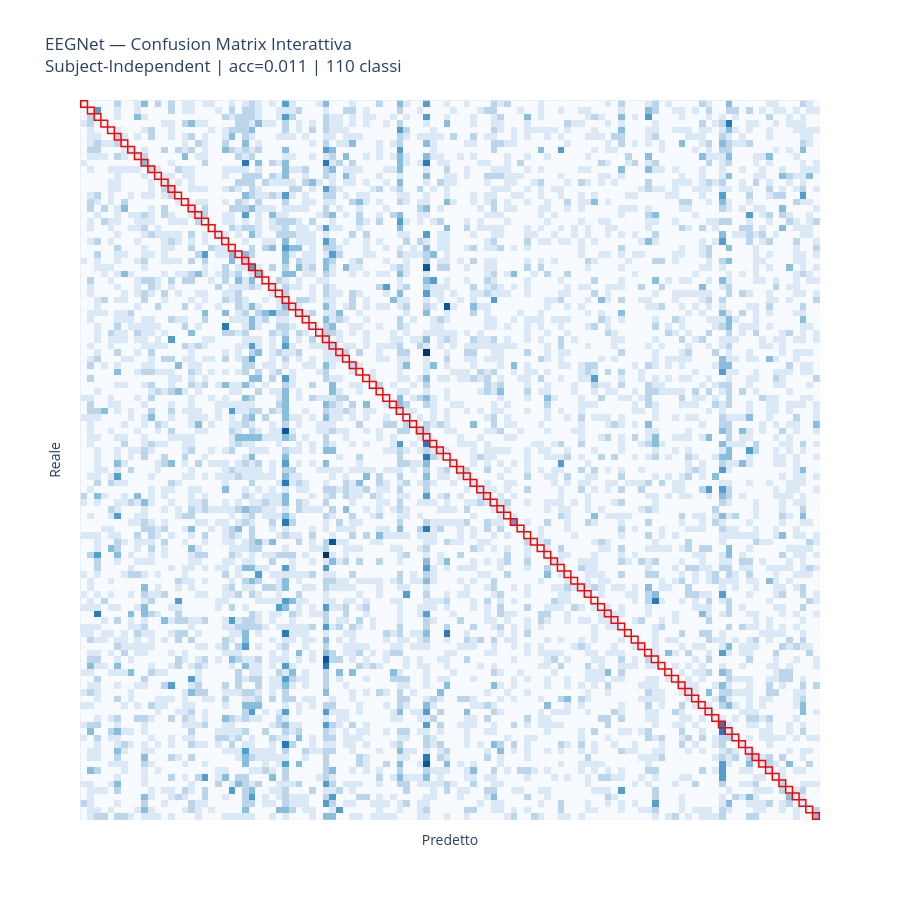

Notebook code for this chart:
### Code cell
# Confusion matrix del modello migliore
best_name = df_si.sort_values("test_acc", ascending=False).iloc[0]["model"]
m_best = build_model(best_name, N_CLASSES)

# Carica i pesi del modello già addestrato usando il checkpoint salvato
m_best.load_state_dict(torch.load(trained_models[best_name]))

res = evaluate(m_best, ds_te)

# Caricamento dizionario parole per mapping inverso
cnames = []
if _scheme == "raw110":
    # Su raw110, carichiamo le etichette dal file idx2label.json
    with open(project_root / "data" / "interim" / "idx2label.json", "r") as f:
         idx2label = json.load(f)
    cnames = [idx2label.get(str(i), str(i)) for i in range(N_CLASSES)]
else:
    cnames = [cluster_names[i] for i in range(N_CLASSES)]

# Forniamo esplicitamente le label possibili (0...N_CLASSES-1) a confusion_matrix
cm = confusion_matrix(res["y_true"], res["y_pred"], labels=list(range(N_CLASSES)))
cm_n = np.zeros_like(cm, dtype=float)
# Evitiamo divisioni per zero
row_sums = cm.sum(axis=1, keepdims=True)
mask = row_sums.squeeze() > 0
cm_n[mask] = cm[mask] / row_sums[mask]

if N_CLASSES > 20:
    import plotly.graph_objects as go
    
    # Crea una custom text matrix per l'hover testuale
    hover_text = []
    for i in range(N_CLASSES):
        hover_text.append([f"Reale: {cnames[i]}<br>Predetto: {cnames[j]}<br>Valore: {cm_n[i][j]:.3f} ({cm[i][j]} campioni)" for j in range(N_CLASSES)])

    fig = go.Figure(data=go.Heatmap(
        z=cm_n,
        x=cnames,
        y=cnames,
        hoverinfo="text",
        text=hover_text,
        colorscale='Blues',
        showscale=False
    ))

    # Aggiungi quadratini rossi sulla diagonale
    for i in range(N_CLASSES):
        fig.add_shape(
            type="rect",
            x0=i - 0.5, y0=i - 0.5,
            x1=i + 0.5, y1=i + 0.5,
            line=dict(color="red", width=1.5),
            fillcolor="rgba(0,0,0,0)"
        )

    fig.update_layout(
        title=f"{best_name} — Confusion Matrix Interattiva<br>Subject-Independent | acc={res['acc']:.3f} | {N_CLASSES} classi",
        xaxis_title="Predetto",
        yaxis_title="Reale",
        width=900, height=900,
        xaxis=dict(showticklabels=False), # Nascondi label testuali assi per pulizia
        yaxis=dict(showticklabels=False, autorange="reversed") # Inverti Y per farla matchare plt
    )
    fig.show()
    
    # Salva comunque una versione statica ad alta risoluzione passata ai file
    fig_static, ax = plt.subplots(figsize=(16, 14))
    sns.heatmap(cm_n, annot=False, cmap="Blues", xticklabels=False, yticklabels=False, ax=ax, cbar=False)
    import matplotlib.patches as patches
    for i in range(N_CLASSES):
        rect = patches.Rectangle((i, i), 1, 1, fill=False, edgecolor='red', lw=1.5, alpha=0.5)
        ax.add_patch(rect)
    ax.set_title(f"{best_name} — Confusion Matrix (Statica)\nSubject-Independent | acc={res['acc']:.3f} | {N_CLASSES} classi")
    plt.tight_layout()
    plt.savefig(project_root / "figures" / f"braindecode_{best_name}_cm_si.png", dpi=150)
    plt.close()
    print(f"Salvato frame statico in figures/braindecode_{best_name}_cm_si.png")

else:
    fig, ax = plt.subplots(figsize=(5, 4))
    sns.heatmap(cm_n, annot=True, fmt=".2f", cmap="Blues",
                xticklabels=cnames, yticklabels=cnames, ax=ax)
    ax.set_title(f"{best_name} — Confusion Matrix\nSubject-Independent | acc={res['acc']:.3f}")
    ax.set_xlabel("Predetto"); ax.set_ylabel("Reale")
    plt.tight_layout()
    plt.savefig(project_root / "figures" / f"braindecode_{best_name}_cm_si.png", dpi=150)
    plt.show()

### Figure 1 — Plotly figure (JSON) as saved in the notebook; plotly's stock layout.template omitted (floating-point values rounded to 4 significant figures; data arrays with more than 128 entries replaced by an {"elided": "..."} marker saying what was removed)
{"data": [{"colorscale": [[0, "rgb(247,251,255)"], [0.125, "rgb(222,235,247)"], [0.25, "rgb(198,219,239)"], [0.375, "rgb(158,202,225)"], [0.5, "rgb(107,174,214)"], [0.625, "rgb(66,146,198)"], [0.75, "rgb(33,113,181)"], [0.875, "rgb(8,81,156)"], [1, "rgb(8,48,107)"]], "hoverinfo": "text", "showscale": false, "text": {"elided": "110x110 str values"}, "type": "heatmap", "x": ["accendere", "acqua", "adesso", "aiuto", "amore", "anche", "andare", "anno", "ansia", "aprire", "arrivare", "aspettare", "avanti", "avere", "bagno", "bello", "bene", "bere", "bisogno", "brutto", "buono", "capire", "casa", "cattivo", "chiamare", "chiedere", "chiudere", "cibo", "come", "computer", "conoscere", "cosa", "dare", "destra", "dire", "dolore", "domanda", "domani", "donna", "dove", "dovere", "essere", "fare", "felicità", "forse", "gioia", "grande", "gruppo", "guerra", "idea", "ieri", "indietro", "io", "lavoro", "lei", "loro", "lui", "macchina", "male", "mangiare", "mano", "mettere", "mille", "molto", "morte", "no", "noi", "nuovo", "oggetto", "oggi", "oppure", "parte", "paura", "perchè", "persona", "però", "piccolo", "più", "poco", "poi", "potere", "prendere", "prima", "problema", "quando", "quello", "questo", "quindi", "riposo", "sapere", "se", "sempre", "sentire", "serenità", "si", "sinistra", "sopra", "sotto", "spegnere", "telefono", "tempo", "tristezza", "trovare", "tu", "uno", "uomo", "vecchio", "venire", "voi", "volere"], "y": ["accendere", "acqua", "adesso", "aiuto", "amore", "anche", "andare", "anno", "ansia", "aprire", "arrivare", "aspettare", "avanti", "avere", "bagno", "bello", "bene", "bere", "bisogno", "brutto", "buono", "capire", "casa", "cattivo", "chiamare", "chiedere", "chiudere", "cibo", "come", "computer", "conoscere", "cosa", "dare", "destra", "dire", "dolore", "domanda", "domani", "donna", "dove", "dovere", "essere", "fare", "felicità", "forse", "gioia", "grande", "gruppo", "guerra", "idea", "ieri", "indietro", "io", "lavoro", "lei", "loro", "lui", "macchina", "male", "mangiare", "mano", "mettere", "mille", "molto", "morte", "no", "noi", "nuovo", "oggetto", "oggi", "oppure", "parte", "paura", "perchè", "persona", "però", "piccolo", "più", "poco", "poi", "potere", "prendere", "prima", "problema", "quando", "quello", "questo", "quindi", "riposo", "sapere", "se", "sempre", "sentire", "serenità", "si", "sinistra", "sopra", "sotto", "spegnere", "telefono", "tempo", "tristezza", "trovare", "tu", "uno", "uomo", "vecchio", "venire", "voi", "volere"], "z": {"elided": "110x110 float values"}}], "layout": {"height": 900, "shapes": [{"fillcolor": "rgba(0,0,0,0)", "line": {"color": "red", "width": 1.5}, "type": "rect", "x0": -0.5, "x1": 0.5, "y0": -0.5, "y1": 0.5}, {"fillcolor": "rgba(0,0,0,0)", "line": {"color": "red", "width": 1.5}, "type": "rect", "x0": 0.5, "x1": 1.5, "y0": 0.5, "y1": 1.5}, {"fillcolor": "rgba(0,0,0,0)", "line": {"color": "red", "width": 1.5}, "type": "rect", "x0": 1.5, "x1": 2.5, "y0": 1.5, "y1": 2.5}, {"fillcolor": "rgba(0,0,0,0)", "line": {"color": "red", "width": 1.5}, "type": "rect", "x0": 2.5, "x1": 3.5, "y0": 2.5, "y1": 3.5}, {"fillcolor": "rgba(0,0,0,0)", "line": {"color": "red", "width": 1.5}, "type": "rect", "x0": 3.5, "x1": 4.5, "y0": 3.5, "y1": 4.5}, {"fillcolor": "rgba(0,0,0,0)", "line": {"color": "red", "width": 1.5}, "type": "rect", "x0": 4.5, "x1": 5.5, "y0": 4.5, "y1": 5.5}, {"fillcolor": "rgba(0,0,0,0)", "line": {"color": "red", "width": 1.5}, "type": "rect", "x0": 5.5, "x1": 6.5, "y0": 5.5, "y1": 6.5}, {"fillcolor": "rgba(0,0,0,0)", "line": {"color": "red", "width": 1.5}, "type": "rect", "x0": 6.5, "x1": 7.5, "y0": 6.5, "y1": 7.5}, {"fillcolor": "rgba(0,0,0,0)", "line": {"color": "red", "width": 1.5}, "type": "rect", "x0": 7.5, "x1": 8.5, "y0": 7.5, "y1": 8.5}, {"fillcolor": "rgba(0,0,0,0)", "line": {"color": "red", "width": 1.5}, "type": "rect", "x0": 8.5, "x1": 9.5, "y0": 8.5, "y1": 9.5}, {"fillcolor": "rgba(0,0,0,0)", "line": {"color": "red", "width": 1.5}, "type": "rect", "x0": 9.5, "x1": 10.5, "y0": 9.5, "y1": 10.5}, {"fillcolor": "rgba(0,0,0,0)", "line": {"color": "red", "width": 1.5}, "type": "rect", "x0": 10.5, "x1": 11.5, "y0": 10.5, "y1": 11.5}, {"fillcolor": "rgba(0,0,0,0)", "line": {"color": "red", "width": 1.5}, "type": "rect", "x0": 11.5, "x1": 12.5, "y0": 11.5, "y1": 12.5}, {"fillcolor": "rgba(0,0,0,0)", "line": {"color": "red", "width": 1.5}, "type": "rect", "x0": 12.5, "x1": 13.5, "y0": 12.5, "y1": 13.5}, {"fillcolor": "rgba(0,0,0,0)", "line": {"color": "red", "width": 1.5}, "type": "rect", "x0": 13.5, "x1": 14.5, "y0": 13.5, "y1": 14.5}, {"fillcolor": "rgba(0,0,0,0)", "line": {"color": "red", "width": 1.5}, "type": "rect", "x0": 14.5, "x1": 15.5, "y0": 14.5, "y1": 15.5}, {"fillcolor": "rgba(0,0,0,0)", "line": {"color": "red", "width": 1.5}, "type": "rect", "x0": 15.5, "x1": 16.5, "y0": 15.5, "y1": 16.5}, {"fillcolor": "rgba(0,0,0,0)", "line": {"color": "red", "width": 1.5}, "type": "rect", "x0": 16.5, "x1": 17.5, "y0": 16.5, "y1": 17.5}, {"fillcolor": "rgba(0,0,0,0)", "line": {"color": "red", "width": 1.5}, "type": "rect", "x0": 17.5, "x1": 18.5, "y0": 17.5, "y1": 18.5}, {"fillcolor": "rgba(0,0,0,0)", "line": {"color": "red", "width": 1.5}, "type": "rect", "x0": 18.5, "x1": 19.5, "y0": 18.5, "y1": 19.5}, {"fillcolor": "rgba(0,0,0,0)", "line": {"color": "red", "width": 1.5}, "type": "rect", "x0": 19.5, "x1": 20.5, "y0": 19.5, "y1": 20.5}, {"fillcolor": "rgba(0,0,0,0)", "line": {"color": "red", "width": 1.5}, "type": "rect", "x0": 20.5, "x1": 21.5, "y0": 20.5, "y1": 21.5}, {"fillcolor": "rgba(0,0,0,0)", "line": {"color": "red", "width": 1.5}, "type": "rect", "x0": 21.5, "x1": 22.5, "y0": 21.5, "y1": 22.5}, {"fillcolor": "rgba(0,0,0,0)", "line": {"color": "red", "width": 1.5}, "type": "rect", "x0": 22.5, "x1": 23.5, "y0": 22.5, "y1": 23.5}, {"fillcolor": "rgba(0,0,0,0)", "line": {"color": "red", "width": 1.5}, "type": "rect", "x0": 23.5, "x1": 24.5, "y0": 23.5, "y1": 24.5}, {"fillcolor": "rgba(0,0,0,0)", "line": {"color": "red", "width": 1.5}, "type": "rect", "x0": 24.5, "x1": 25.5, "y0": 24.5, "y1": 25.5}, {"fillcolor": "rgba(0,0,0,0)", "line": {"color": "red", "width": 1.5}, "type": "rect", "x0": 25.5, "x1": 26.5, "y0": 25.5, "y1": 26.5}, {"fillcolor": "rgba(0,0,0,0)", "line": {"color": "red", "width": 1.5}, "type": "rect", "x0": 26.5, "x1": 27.5, "y0": 26.5, "y1": 27.5}, {"fillcolor": "rgba(0,0,0,0)", "line": {"color": "red", "width": 1.5}, "type": "rect", "x0": 27.5, "x1": 28.5, "y0": 27.5, "y1": 28.5}, {"fillcolor": "rgba(0,0,0,0)", "line": {"color": "red", "width": 1.5}, "type": "rect", "x0": 28.5, "x1": 29.5, "y0": 28.5, "y1": 29.5}, {"fillcolor": "rgba(0,0,0,0)", "line": {"color": "red", "width": 1.5}, "type": "rect", "x0": 29.5, "x1": 30.5, "y0": 29.5, "y1": 30.5}, {"fillcolor": "rgba(0,0,0,0)", "line": {"color": "red", "width": 1.5}, "type": "rect", "x0": 30.5, "x1": 31.5, "y0": 30.5, "y1": 31.5}, {"fillcolor": "rgba(0,0,0,0)", "line": {"color": "red", "width": 1.5}, "type": "rect", "x0": 31.5, "x1": 32.5, "y0": 31.5, "y1": 32.5}, {"fillcolor": "rgba(0,0,0,0)", "line": {"color": "red", "width": 1.5}, "type": "rect", "x0": 32.5, "x1": 33.5, "y0": 32.5, "y1": 33.5}, {"fillcolor": "rgba(0,0,0,0)", "line": {"color": "red", "width": 1.5}, "type": "rect", "x0": 33.5, "x1": 34.5, "y0": 33.5, "y1": 34.5}, {"fillcolor": "rgba(0,0,0,0)", "line": {"color": "red", "width": 1.5}, "type": "rect", "x0": 34.5, "x1": 35.5, "y0": 34.5, "y1": 35.5}, {"fillcolor": "rgba(0,0,0,0)", "line": {"color": "red", "width": 1.5}, "type": "rect", "x0": 35.5, "x1": 36.5, "y0": 35.5, "y1": 36.5}, {"fillcolor": "rgba(0,0,0,0)", "line": {"color": "red", "width": 1.5}, "type": "rect", "x0": 36.5, "x1": 37.5, "y0": 36.5, "y1": 37.5}, {"fillcolor": "rgba(0,0,0,0)", "line": {"color": "red", "width": 1.5}, "type": "rect", "x0": 37.5, "x1": 38.5, "y0": 37.5, "y1": 38.5}, {"fillcolor": "rgba(0,0,0,0)", "line": {"color": "red", "width": 1.5}, "type": "rect", "x0": 38.5, "x1": 39.5, "y0": 38.5, "y1": 39.5}, {"fillcolor": "rgba(0,0,0,0)", "line": {"color": "red", "width": 1.5}, "type": "rect", "x0": 39.5, "x1": 40.5, "y0": 39.5, "y1": 40.5}, {"fillcolor": "rgba(0,0,0,0)", "line": {"color": "red", "width": 1.5}, "type": "rect", "x0": 40.5, "x1": 41.5, "y0": 40.5, "y1": 41.5}, {"fillcolor": "rgba(0,0,0,0)", "line": {"color": "red", "width": 1.5}, "type": "rect", "x0": 41.5, "x1": 42.5, "y0": 41.5, "y1": 42.5}, {"fillcolor": "rgba(0,0,0,0)", "line": {"color": "red", "width": 1.5}, "type": "rect", "x0": 42.5, "x1": 43.5, "y0": 42.5, "y1": 43.5}, {"fillcolor": "rgba(0,0,0,0)", "line": {"color": "red", "width": 1.5}, "type": "rect", "x0": 43.5, "x1": 44.5, "y0": 43.5, "y1": 44.5}, {"fillcolor": "rgba(0,0,0,0)", "line": {"color": "red", "width": 1.5}, "type": "rect", "x0": 44.5, "x1": 45.5, "y0": 44.5, "y1": 45.5}, {"fillcolor": "rgba(0,0,0,0)", "line": {"color": "red", "width": 1.5}, "type": "rect", "x0": 45.5, "x1": 46.5, "y0": 45.5, "y1": 46.5}, {"fillcolor": "rgba(0,0,0,0)", "line": {"color": "red", "width": 1.5}, "type": "rect", "x0": 46.5, "x1": 47.5, "y0": 46.5, "y1": 47.5}, {"fillcolor": "rgba(0,0,0,0)", "line": {"color": "red", "width": 1.5}, "type": "rect", "x0": 47.5, "x1": 48.5, "y0": 47.5, "y1": 48.5}, {"fillcolor": "rgba(0,0,0,0)", "line": {"color": "red", "width": 1.5}, "type": "rect", "x0": 48.5, "x1": 49.5, "y0": 48.5, "y1": 49.5}, {"fillcolor": "rgba(0,0,0,0)", "line": {"color": "red", "width": 1.5}, "type": "rect", "x0": 49.5, "x1": 50.5, "y0": 49.5, "y1": 50.5}, {"fillcolor": "rgba(0,0,0,0)", "line": {"color": "red", "width": 1.5}, "type": "rect", "x0": 50.5, "x1": 51.5, "y0": 50.5, "y1": 51.5}, {"fillcolor": "rgba(0,0,0,0)", "line": {"color": "red", "width": 1.5}, "type": "rect", "x0": 51.5, "x1": 52.5, "y0": 51.5, "y1": 52.5}, {"fillcolor": "rgba(0,0,0,0)", "line": {"color": "red", "width": 1.5}, "type": "rect", "x0": 52.5, "x1": 53.5, "y0": 52.5, "y1": 53.5}, {"fillcolor": "rgba(0,0,0,0)", "line": {"color": "red", "width": 1.5}, "type": "rect", "x0": 53.5, "x1": 54.5, "y0": 53.5, "y1": 54.5}, {"fillcolor": "rgba(0,0,0,0)", "line": {"color": "red", "width": 1.5}, "type": "rect", "x0": 54.5, "x1": 55.5, "y0": 54.5, "y1": 55.5}, {"fillcolor": "rgba(0,0,0,0)", "line": {"color": "red", "width": 1.5}, "type": "rect", "x0": 55.5, "x1": 56.5, "y0": 55.5, "y1": 56.5}, {"fillcolor": "rgba(0,0,0,0)", "line": {"color": "red", "width": 1.5}, "type": "rect", "x0": 56.5, "x1": 57.5, "y0": 56.5, "y1": 57.5}, {"fillcolor": "rgba(0,0,0,0)", "line": {"color": "red", "width": 1.5}, "type": "rect", "x0": 57.5, "x1": 58.5, "y0": 57.5, "y1": 58.5}, {"fillcolor": "rgba(0,0,0,0)", "line": {"color": "red", "width": 1.5}, "type": "rect", "x0": 58.5, "x1": 59.5, "y0": 58.5, "y1": 59.5}, {"fillcolor": "rgba(0,0,0,0)", "line": {"color": "red", "width": 1.5}, "type": "rect", "x0": 59.5, "x1": 60.5, "y0": 59.5, "y1": 60.5}, {"fillcolor": "rgba(0,0,0,0)", "line": {"color": "red", "width": 1.5}, "type": "rect", "x0": 60.5, "x1": 61.5, "y0": 60.5, "y1": 61.5}, {"fillcolor": "rgba(0,0,0,0)", "line": {"color": "red", "width": 1.5}, "type": "rect", "x0": 61.5, "x1": 62.5, "y0": 61.5, "y1": 62.5}, {"fillcolor": "rgba(0,0,0,0)", "line": {"color": "red", "width": 1.5}, "type": "rect", "x0": 62.5, "x1": 63.5, "y0": 62.5, "y1": 63.5}, {"fillcolor": "rgba(0,0,0,0)", "line": {"color": "red", "width": 1.5}, "type": "rect", "x0": 63.5, "x1": 64.5, "y0": 63.5, "y1": 64.5}, {"fillcolor": "rgba(0,0,0,0)", "line": {"color": "red", "width": 1.5}, "type": "rect", "x0": 64.5, "x1": 65.5, "y0": 64.5, "y1": 65.5}, {"fillcolor": "rgba(0,0,0,0)", "line": {"color": "red", "width": 1.5}, "type": "rect", "x0": 65.5, "x1": 66.5, "y0": 65.5, "y1": 66.5}, {"fillcolor": "rgba(0,0,0,0)", "line": {"color": "red", "width": 1.5}, "type": "rect", "x0": 66.5, "x1": 67.5, "y0": 66.5, "y1": 67.5}, {"fillcolor": "rgba(0,0,0,0)", "line": {"color": "red", "width": 1.5}, "type": "rect", "x0": 67.5, "x1": 68.5, "y0": 67.5, "y1": 68.5}, {"fillcolor": "rgba(0,0,0,0)", "line": {"color": "red", "width": 1.5}, "type": "rect", "x0": 68.5, "x1": 69.5, "y0": 68.5, "y1": 69.5}, {"fillcolor": "rgba(0,0,0,0)", "line": {"color": "red", "width": 1.5}, "type": "rect", "x0": 69.5, "x1": 70.5, "y0": 69.5, "y1": 70.5}, {"fillcolor": "rgba(0,0,0,0)", "line": {"color": "red", "width": 1.5}, "type": "rect", "x0": 70.5, "x1": 71.5, "y0": 70.5, "y1": 71.5}, {"fillcolor": "rgba(0,0,0,0)", "line": {"color": "red", "width": 1.5}, "type": "rect", "x0": 71.5, "x1": 72.5, "y0": 71.5, "y1": 72.5}, {"fillcolor": "rgba(0,0,0,0)", "line": {"color": "red", "width": 1.5}, "type": "rect", "x0": 72.5, "x1": 73.5, "y0": 72.5, "y1": 73.5}, {"fillcolor": "rgba(0,0,0,0)", "line": {"color": "red", "width": 1.5}, "type": "rect", "x0": 73.5, "x1": 74.5, "y0": 73.5, "y1": 74.5}, {"fillcolor": "rgba(0,0,0,0)", "line": {"color": "red", "width": 1.5}, "type": "rect", "x0": 74.5, "x1": 75.5, "y0": 74.5, "y1": 75.5}, {"fillcolor": "rgba(0,0,0,0)", "line": {"color": "red", "width": 1.5}, "type": "rect", "x0": 75.5, "x1": 76.5, "y0": 75.5, "y1": 76.5}, {"fillcolor": "rgba(0,0,0,0)", "line": {"color": "red", "width": 1.5}, "type": "rect", "x0": 76.5, "x1": 77.5, "y0": 76.5, "y1": 77.5}, {"fillcolor": "rgba(0,0,0,0)", "line": {"color": "red", "width": 1.5}, "type": "rect", "x0": 77.5, "x1": 78.5, "y0": 77.5, "y1": 78.5}, {"fillcolor": "rgba(0,0,0,0)", "line": {"color": "red", "width": 1.5}, "type": "rect", "x0": 78.5, "x1": 79.5, "y0": 78.5, "y1": 79.5}, {"fillcolor": "rgba(0,0,0,0)", "line": {"color": "red", "width": 1.5}, "type": "rect", "x0": 79.5, "x1": 80.5, "y0": 79.5, "y1": 80.5}, {"fillcolor": "rgba(0,0,0,0)", "line": {"color": "red", "width": 1.5}, "type": "rect", "x0": 80.5, "x1": 81.5, "y0": 80.5, "y1": 81.5}, {"fillcolor": "rgba(0,0,0,0)", "line": {"color": "red", "width": 1.5}, "type": "rect", "x0": 81.5, "x1": 82.5, "y0": 81.5, "y1": 82.5}, {"fillcolor": "rgba(0,0,0,0)", "line": {"color": "red", "width": 1.5}, "type": "rect", "x0": 82.5, "x1": 83.5, "y0": 82.5, "y1": 83.5}, {"fillcolor": "rgba(0,0,0,0)", "line": {"color": "red", "width": 1.5}, "type": "rect", "x0": 83.5, "x1": 84.5, "y0": 83.5, "y1": 84.5}, {"fillcolor": "rgba(0,0,0,0)", "line": {"color": "red", "width": 1.5}, "type": "rect", "x0": 84.5, "x1": 85.5, "y0": 84.5, "y1": 85.5}, {"fillcolor": "rgba(0,0,0,0)", "line": {"color": "red", "width": 1.5}, "type": "rect", "x0": 85.5, "x1": 86.5, "y0": 85.5, "y1": 86.5}, {"fillcolor": "rgba(0,0,0,0)", "line": {"color": "red", "width": 1.5}, "type": "rect", "x0": 86.5, "x1": 87.5, "y0": 86.5, "y1": 87.5}, {"fillcolor": "rgba(0,0,0,0)", "line": {"color": "red", "width": 1.5}, "type": "rect", "x0": 87.5, "x1": 88.5, "y0": 87.5, "y1": 88.5}, {"fillcolor": "rgba(0,0,0,0)", "line": {"color": "red", "width": 1.5}, "type": "rect", "x0": 88.5, "x1": 89.5, "y0": 88.5, "y1": 89.5}, {"fillcolor": "rgba(0,0,0,0)", "line": {"color": "red", "width": 1.5}, "type": "rect", "x0": 89.5, "x1": 90.5, "y0": 89.5, "y1": 90.5}, {"fillcolor": "rgba(0,0,0,0)", "line": {"color": "red", "width": 1.5}, "type": "rect", "x0": 90.5, "x1": 91.5, "y0": 90.5, "y1": 91.5}, {"fillcolor": "rgba(0,0,0,0)", "line": {"color": "red", "width": 1.5}, "type": "rect", "x0": 91.5, "x1": 92.5, "y0": 91.5, "y1": 92.5}, {"fillcolor": "rgba(0,0,0,0)", "line": {"color": "red", "width": 1.5}, "type": "rect", "x0": 92.5, "x1": 93.5, "y0": 92.5, "y1": 93.5}, {"fillcolor": "rgba(0,0,0,0)", "line": {"color": "red", "width": 1.5}, "type": "rect", "x0": 93.5, "x1": 94.5, "y0": 93.5, "y1": 94.5}, {"fillcolor": "rgba(0,0,0,0)", "line": {"color": "red", "width": 1.5}, "type": "rect", "x0": 94.5, "x1": 95.5, "y0": 94.5, "y1": 95.5}, {"fillcolor": "rgba(0,0,0,0)", "line": {"color": "red", "width": 1.5}, "type": "rect", "x0": 95.5, "x1": 96.5, "y0": 95.5, "y1": 96.5}, {"fillcolor": "rgba(0,0,0,0)", "line": {"color": "red", "width": 1.5}, "type": "rect", "x0": 96.5, "x1": 97.5, "y0": 96.5, "y1": 97.5}, {"fillcolor": "rgba(0,0,0,0)", "line": {"color": "red", "width": 1.5}, "type": "rect", "x0": 97.5, "x1": 98.5, "y0": 97.5, "y1": 98.5}, {"fillcolor": "rgba(0,0,0,0)", "line": {"color": "red", "width": 1.5}, "type": "rect", "x0": 98.5, "x1": 99.5, "y0": 98.5, "y1": 99.5}, {"fillcolor": "rgba(0,0,0,0)", "line": {"color": "red", "width": 1.5}, "type": "rect", "x0": 99.5, "x1": 100.5, "y0": 99.5, "y1": 100.5}, {"fillcolor": "rgba(0,0,0,0)", "line": {"color": "red", "width": 1.5}, "type": "rect", "x0": 100.5, "x1": 101.5, "y0": 100.5, "y1": 101.5}, {"fillcolor": "rgba(0,0,0,0)", "line": {"color": "red", "width": 1.5}, "type": "rect", "x0": 101.5, "x1": 102.5, "y0": 101.5, "y1": 102.5}, {"fillcolor": "rgba(0,0,0,0)", "line": {"color": "red", "width": 1.5}, "type": "rect", "x0": 102.5, "x1": 103.5, "y0": 102.5, "y1": 103.5}, {"fillcolor": "rgba(0,0,0,0)", "line": {"color": "red", "width": 1.5}, "type": "rect", "x0": 103.5, "x1": 104.5, "y0": 103.5, "y1": 104.5}, {"fillcolor": "rgba(0,0,0,0)", "line": {"color": "red", "width": 1.5}, "type": "rect", "x0": 104.5, "x1": 105.5, "y0": 104.5, "y1": 105.5}, {"fillcolor": "rgba(0,0,0,0)", "line": {"color": "red", "width": 1.5}, "type": "rect", "x0": 105.5, "x1": 106.5, "y0": 105.5, "y1": 106.5}, {"fillcolor": "rgba(0,0,0,0)", "line": {"color": "red", "width": 1.5}, "type": "rect", "x0": 106.5, "x1": 107.5, "y0": 106.5, "y1": 107.5}, {"fillcolor": "rgba(0,0,0,0)", "line": {"color": "red", "width": 1.5}, "type": "rect", "x0": 107.5, "x1": 108.5, "y0": 107.5, "y1": 108.5}, {"fillcolor": "rgba(0,0,0,0)", "line": {"color": "red", "width": 1.5}, "type": "rect", "x0": 108.5, "x1": 109.5, "y0": 108.5, "y1": 109.5}], "title": {"text": "EEGNet — Confusion Matrix Interattiva<br>Subject-Independent | acc=0.011 | 110 classi"}, "width": 900, "xaxis": {"showticklabels": false, "title": {"text": "Predetto"}}, "yaxis": {"autorange": "reversed", "showticklabels": false, "title": {"text": "Reale"}}}}
